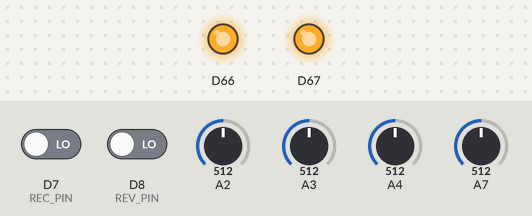
This sketch was run on a simulated Arduino Due. On the bench: output pins drawn as LEDs (lit = HIGH). Inputs (shaded band) come from the test bench; at power-on: D7 (REC_PIN) LOW, D8 (REV_PIN) LOW, A2 = 512, A3 = 512, A4 = 512, A7 = 512 (analog values on the 0–1023 scale).

Above: at 0.1 s.
Timing chart, 0 to 1.6 s (numbered marks = the images above):
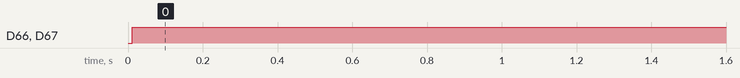

The sketch:

clous_v2.ino
```cpp
#include <DueTimer.h>
#include "ReverbTank.h"
#include "IntMap.h"
//#include <ffnmpatterns.h>

#define REC_PIN 7
#define REV_PIN 8

#define SAMPLE_RATE 11025.0
#define SAMPLES_PER_CYCLE 22050 //?
#define SAMPLES_PER_CYCLE_FIXEDPOINT (SAMPLES_PER_CYCLE<<20)
#define TICKS_PER_CYCLE (float)((float)SAMPLES_PER_CYCLE_FIXEDPOINT/(float)SAMPLE_RATE)

int16_t bufferA[22050];
int16_t bufferB[22050];
uint16_t writerA, reader;
uint16_t pos, gsize, freq, densAdd;
byte density;
boolean record, reverse;
ReverbTank reverb;
const IntMap gsizeMap(0,4095,100,22050);
const IntMap posMap(0,4095,0,22049);
//const IntMap freqMap(0,4095,50,3520);

void setup() {
  pinMode(REC_PIN, INPUT);
  digitalWrite(REC_PIN, LOW);
  pinMode(REV_PIN, INPUT);
  digitalWrite(REV_PIN, LOW);
  writerA, reader = 0;
  analogReadResolution(12);
  Timer2.attachInterrupt(readPots).setFrequency(3906).start();
  Timer0.attachInterrupt(readAudioInput).setFrequency(91).start();
  Timer1.attachInterrupt(playGrain).setFrequency(91).start();
  record = false;
  reverse = false;
}

void loop() {
}

void readPots() {

  record = digitalRead(REC_PIN);
  reverse = digitalRead(REV_PIN);
  gsize = gsizeMap(analogRead(A2));
  pos = posMap(analogRead(A3));
  //freq = freqMap(analogRead(A4));
  freq = analogRead(A4) + 50;
  density = (analogRead(A7) >>8) + 1;
  Timer1.setFrequency(1 / freq * 1000000);
  densAdd = 22050 / density;

}

void readAudioInput() {

  if (writerA == 22050) {
    writerA = 0;
  }
  if(record) {
    bufferA[writerA] = analogRead(A0) - 2047;
    bufferB[writerA] = analogRead(A1) - 2047;
  }
  writerA++;

}

void playGrain() {

  if(reader == gsize || reader == 0 - gsize) {
    reader = 0;
  }

  int16_t sumLeft, sumRight = 0;

  for (int i = 1; i < density; i++) {
    //sumLeft += bufferA[reader + (pos % 22500) + (22500 / density * i)];
    sumLeft += bufferA[reader + (pos % 22500) + (densAdd * i)] * sin(((reader/gsize) * 3.1415));
    sumRight += bufferB[reader + (pos % 22500) + (densAdd * i)] * sin(((reader/gsize) * 3.1415));
  }

  analogWrite(DAC0, reverb.next(sumLeft) + 2047);
  analogWrite(DAC1, reverb.next(sumRight) + 2047);
  if(reverse) {
    reader--;
  } else {
    reader++;
  }

}
```

AudioDelay.h
```cpp
// (licence header left out)
#ifndef AUDIODELAY_H_
#define AUDIODELAY_H_


/** Audio delay line for comb filter, flange, chorus and short echo effects.
@tparam  NUM_BUFFER_SAMPLES is the length of the delay buffer in samples.  This should
be a power of two. The largest delay you'll fit in an atmega328 will be 512
cells, which at 16384 Hz sample rate is 31 milliseconds. More of a flanger or a
doubler than an echo. The amount of memory available for delays on other chips will vary.
AudioDelay() doesn't have feedback.  If you want feedback, use AudioDelayFeedback().
@tparam the type of numbers to use for the signal in the delay.  The default is int8_t, but int could be useful
when adding manual feedback.  When using int, the input should be limited to 15 bits width, ie. -16384 to 16383.
*/

template <unsigned int NUM_BUFFER_SAMPLES, class T = int8_t>
class AudioDelay
{

private:

	T delay_array[NUM_BUFFER_SAMPLES];
	unsigned int _write_pos;
	unsigned int _delaytime_cells;

public:

	/** Constructor.
	*/
	AudioDelay(): _write_pos(0)
	{}


	/** Constructor.
	@param delaytime_cells delay time expressed in cells.
	For example, 128 cells delay at AUDIO_RATE would produce a time delay of 128/16384 = 0.0078125 s = 7.8 ms
	Put another way, num_cells = delay_seconds * AUDIO_RATE.
	*/
	AudioDelay(unsigned int delaytime_cells): _write_pos(0), _delaytime_cells(delaytime_cells)
	{}


	/** Input a value to the delay and retrieve the signal in the delay line at the position delaytime_cells.
	@param in_value the signal input.
	@param delaytime_cells sets the delay time in terms of cells in the delay buffer.
	*/
	inline
	T next(T in_value, unsigned int delaytime_cells)
	{
		++_write_pos &= (NUM_BUFFER_SAMPLES - 1);
		unsigned int read_pos = (_write_pos - delaytime_cells) & (NUM_BUFFER_SAMPLES - 1);

		// why does delay jump if I read it before writing?
		delay_array[_write_pos] = in_value;			// write to buffer
		int8_t delay_sig = delay_array[read_pos] ;	// read the delay buffer

		return (T)delay_sig;
	}


	/** Input a value to the delay and retrieve the signal in the delay line at the position delaytime_cells.
	@param in_value the signal input.
	*/
	inline
	T next(T in_value)
	{
		++_write_pos &= (NUM_BUFFER_SAMPLES - 1);
		unsigned int read_pos = (_write_pos - _delaytime_cells) & (NUM_BUFFER_SAMPLES - 1);

		// why does delay jump if I read it before writing?
		delay_array[_write_pos] = in_value;			// write to buffer
		T delay_sig = delay_array[read_pos] ;	// read the delay buffer

		return delay_sig;
	}


	/** Set the delay time, measured in cells.
	@param delaytime_cells how many cells to delay the input signal by.
	*/
	inline
	void set(unsigned int delaytime_cells){
		_delaytime_cells = delaytime_cells;
	}


	/** Retrieve the signal in the delay line at the position delaytime_cells.
	It doesn't change the stored internal value of _delaytime_cells.
	@param delaytime_cells indicates the delay time in terms of cells in the delay buffer.
	*/
	inline
	T read(unsigned int delaytime_cells)
	{
		unsigned int read_pos = (_write_pos - delaytime_cells) & (NUM_BUFFER_SAMPLES - 1);
		return delay_array[read_pos];
	}


	// /** Input a value to the delay but don't advance the write position, change the delay time or retrieve the output signal.
	// This can be useful for manually adding feedback to the delay line, "behind" the advancing write head.
	// @param input the signal input.
	// */
	// inline
	// void writeFeedback(T input)
	// {
		// delay_array[_write_pos] = input;
	// }

};

/**
@example 09.Delays/AudioDelay/AudioDelay.ino
This is an example of how to use the AudioDelay class.
*/

#endif        //  #ifndef AUDIODELAY_H_
```

IntMap.h
```cpp
#ifndef INTMAP_H_
#define INTMAP_H_

/** A faster version of Arduino's map() function.
This uses ints instead of longs internally and does some of the maths at compile time.
*/
class IntMap {

public:
	/** Constructor.
	@param in_min the minimum of the input range.
	@param in_max the maximum of the input range.
	@param out_min the minimum of the output range.
	@param out_max the maximum of the output range.
	*/
	IntMap(int in_min, int in_max, int out_min, int out_max)
			: _IN_MIN(in_min),_IN_MAX(in_max),_OUT_MIN(out_min),_OUT_MAX(out_max),
			_MULTIPLIER((256L * (out_max-out_min)) / (in_max-in_min))
	{
		;
	}

	/** Process the next input value.
	@param n the next integer to process.
	@return the input integer mapped to the output range.
	*/
	int operator()(int n) const {
		return (int) (((_MULTIPLIER*(n-_IN_MIN))>>8) + _OUT_MIN);
	}


private:
	const int _IN_MIN, _IN_MAX, _OUT_MIN, _OUT_MAX;
	const long _MULTIPLIER;
};

#endif /* INTMAP_H_ */
```

ReverbTank.h
```cpp
#ifndef REVERBTANK_H
#define REVERBTANK_H

/*
 * ReverbTank.h
 *
 * Copyright 2013 Tim Barrass.
 *
 * This file is part of Mozzi.
 *
 * Mozzi is licensed under a Creative Commons Attribution-NonCommercial-ShareAlike 4.0 International License.
 *
 */

#include "AudioDelay.h"
/**
A reverb which sounds like the inside of a tin can.
ReverbTank is small enough to fit on the Arduino Nano, which for some reason
wasn't able to fit a larger version which did fit on other 328 based boards. For
simplicity, ReverbTank has hardcoded maximum delay sizes but also has default
delay times which can be changed in the constructor or by setting during run
time to allow live tweaking.
This is a highly simplified design drawing on and probably misinterpreting
Miller Puckette's G08.reverb recirculating reverb example for Pure Data.

The room size according to the maximum delay lengths corresponds to:

early reflections and recirculating delay 1: 128/16384 seconds * 340.29 m/s speed of sound = 3.5 metres
recirculating delay 2: 7 metres
It looks bigger on paper than it sounds.
*/
class
	ReverbTank {

public:
	/** Constructor.  This has default values for the early reflection times, recirculating delay lengths and feedback level,
	which can be changed here in the constructor or set with other functions during run time.
	@param early_reflection1 how long in delay cells till the first early reflection, from 0 to 127
	@param early_reflection2 how long in delay cells till the second early reflection, from early_reflection1 to 127
	@param early_reflection3 how long in delay cells till the third early reflection, from early_reflection2 to 127
	@param loop1_delay how long in delay cells for the first recirculating delay, form 0 to 127
	@param loop2_delay how long in delay cells for the first recirculating delay, form 0 to 255
	@param feedback_level how much recirculation, from -128 to 127
	*/
	ReverbTank(
	  int8_t early_reflection1 = 37,
	  int8_t early_reflection2 = 77,
	  int8_t early_reflection3 = 127,
	  int8_t loop1_delay=117,
	  uint8_t loop2_delay=255,
	  int8_t feedback_level = 85):
			_early_reflection1(early_reflection1),_early_reflection2(early_reflection3),_early_reflection3(early_reflection3),
			_feedback_level(feedback_level)
	{
		aLoopDel1.set(loop1_delay);
		aLoopDel2.set(loop2_delay);
	}


	/** Process the next audio sample and return the reverbed signal.  This returns only the "wet" signal,
	which can be combined with the dry input signal in the sketch.
	@param input the audio signal to process
	@return the processed signal
	*/
	int next(int input){
		static int recycle1, recycle2;

		// early reflections
		int asig = aLoopDel0.next(input, _early_reflection1);
		asig += aLoopDel0.read(_early_reflection2);
		asig += aLoopDel0.read(_early_reflection3);
		asig >>= 2;

		// recirculating delays
		int8_t feedback_sig1 = (int8_t) min(max(((recycle1 * _feedback_level)>>7),-128),127); // feedback clipped
		int8_t feedback_sig2 = (int8_t) min(max(((recycle2 * _feedback_level)>>7),-128),127); // feedback clipped
		int sig3 = aLoopDel1.next(asig+feedback_sig1);
		int sig4 = aLoopDel2.next(asig+feedback_sig2);
		recycle1 = sig3 + sig4;
		recycle2 = sig3 - sig4;

		return recycle1;
	}


	/** Set the early reflection times in terms of delay cells.
	@param early_reflection1 how long in delay cells till the first early reflection, from 0 to 127
	@param early_reflection2 how long in delay cells till the second early reflection, from early_reflection1 to 127
	@param early_reflection3 how long in delay cells till the third early reflection, from early_reflection2 to 127
	*/
	void setEarlyReflections(int8_t early_reflection1, int8_t early_reflection2, int8_t early_reflection3){
		_early_reflection1=early_reflection1;
		_early_reflection2=early_reflection2;
		_early_reflection3=early_reflection3;
	}


	/** Set the loop delay times in terms of delay cells.
	@param loop1_delay how long in delay cells for the first recirculating delay, form 0 to 127
	@param loop2_delay how long in delay cells for the first recirculating delay, form 0 to 255
	*/
	void setLoopDelays(int8_t loop1_delay, uint8_t loop2_delay){
		aLoopDel1.set(loop1_delay);
		aLoopDel2.set(loop2_delay);
	}

	/** Set the feedback level for the recirculating delays.
	@param feedback_level how much recirculation, from -128 to 127
	*/
	void setFeebackLevel(int8_t feedback_level){
		_feedback_level=feedback_level;
	}


private:
	int8_t _early_reflection1;
	int8_t _early_reflection2;
	int8_t _early_reflection3;

	int8_t _feedback_level;

	AudioDelay <256> aLoopDel0; // 128/16384 seconds * 340.29 m/s speed of sound = 3.5 metres
	AudioDelay <256,int> aLoopDel1;
	AudioDelay <512,int> aLoopDel2; // 7 metres

};

/**
@example 09.Delays/ReverbTank_STANDARD/ReverbTank_STANDARD.ino
This example demonstrates the ReverbTank class.
*/

#endif        //  #ifndef REVERBTANK_H
```

Measured:
- by itself, D66, D67: LOW → HIGH at 0.01 s
